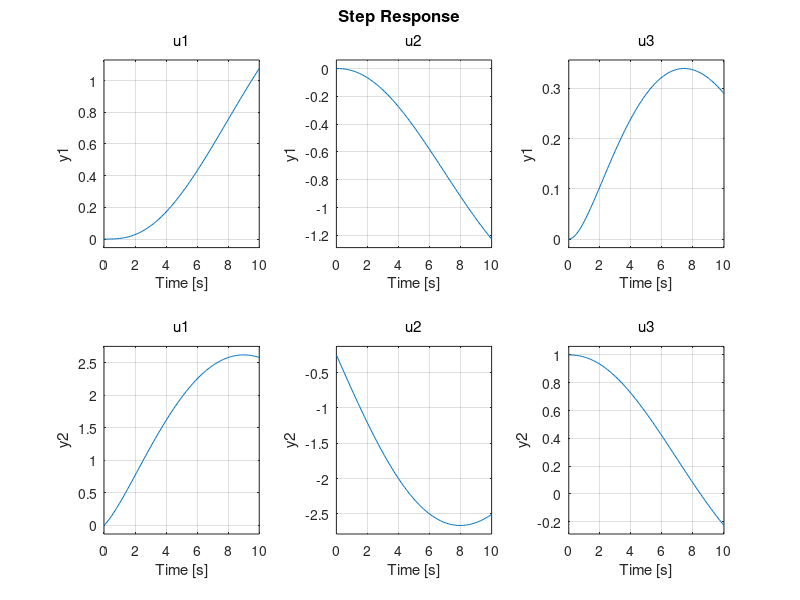

This figure's MATLAB source: (Note: this script raises an error after producing the figure.)
s=tf('s');
P = 1/((10*s + 1)*(1 + s))
C = 0.5*(0.5*s + 1)/s
F = 1/(1 + s)
L = minreal(C*P);
N = 1+L;
HYR = F*L/N;HYR = minreal(HYR)
HUR = F*C/N;HUR = minreal(HUR)
HYYz = -L/N;HYYz = minreal(HYYz)
HUYz = -C/N;HUYz = minreal(HUYz)
HYYni = P/N;HYYni = minreal(HYYni)
HUYni = 1/N;HUYni = minreal(HUYni)
H = [HYR,HYYz,HYYni;HUR,HUYz,HUYni];

t = 0:0.1:10;
figure (1),step(H,t),grid on
figure (2),bode(H),grid on